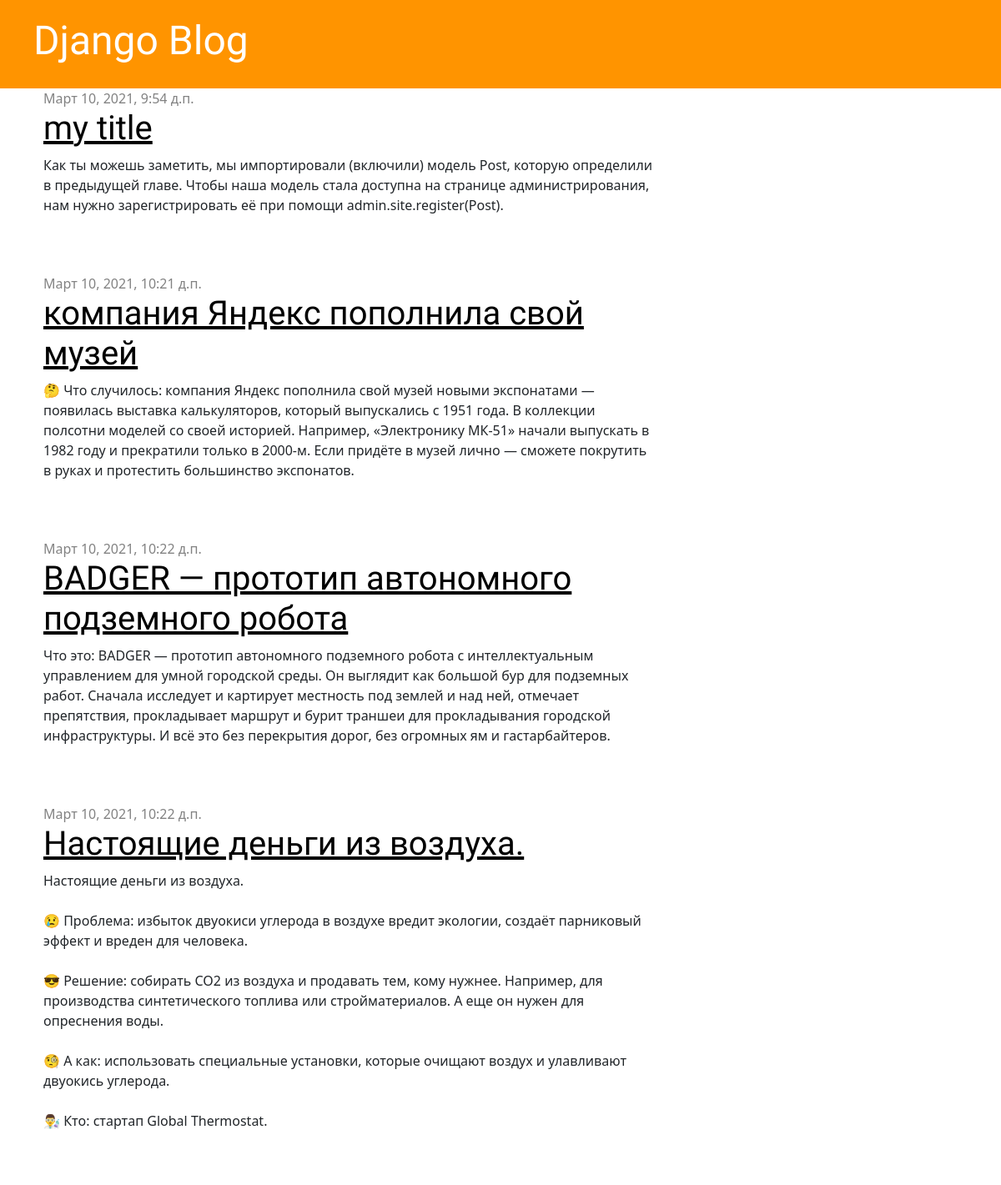
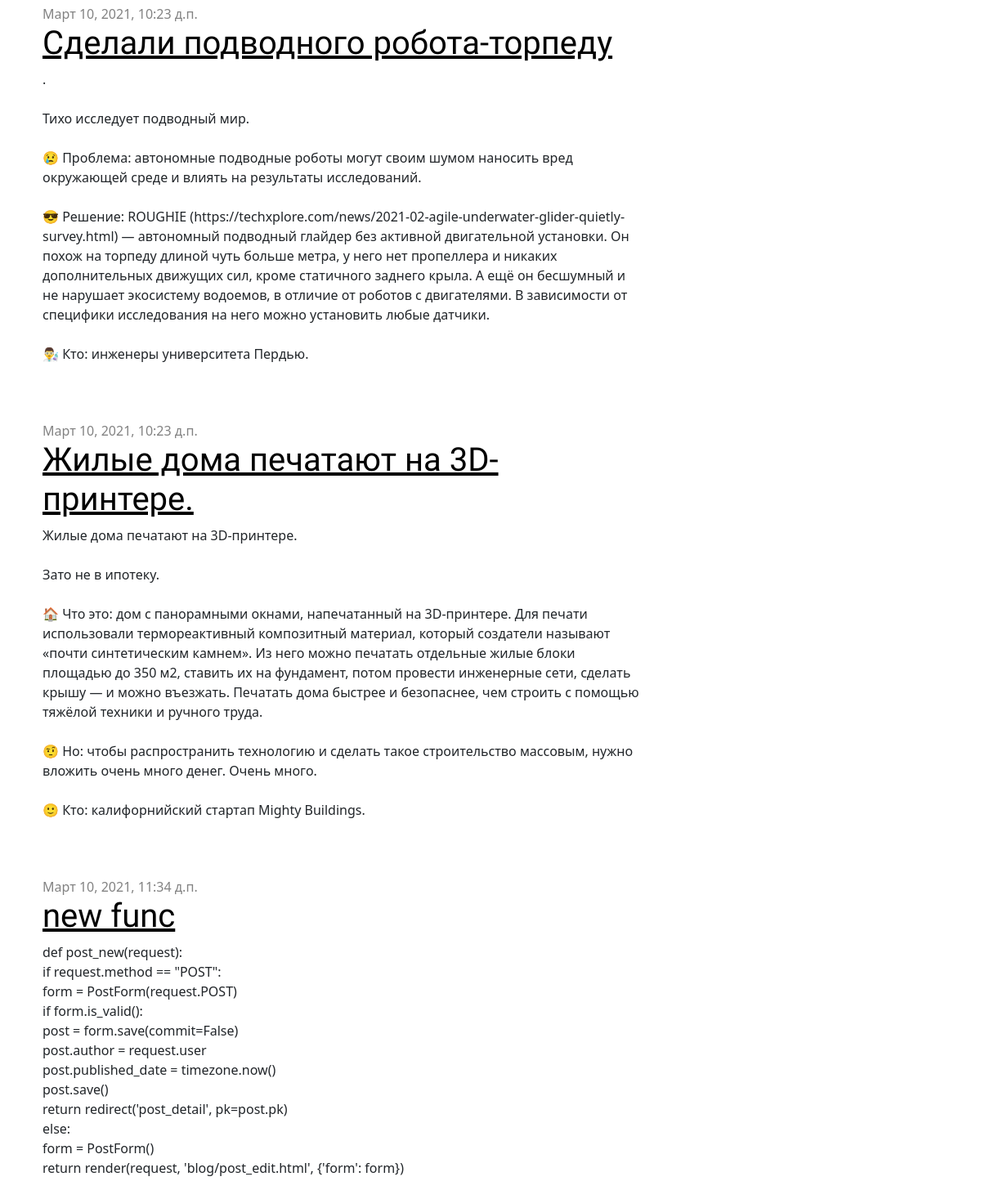
The page / on the database its author committed (2 pictures, top to bottom).
### blog/models.py (models this page shows, shortened)
class Post(models.Model):
    author = models.ForeignKey(settings.AUTH_USER_MODEL, on_delete=models.CASCADE)
    title = models.CharField(max_length=200)
    text = models.TextField()
    created_date = models.DateTimeField(default=timezone.now)
    published_date = models.DateTimeField(blank=True, null=True)

### blog/views.py (the view)
# urls.py: path('', post_list, name='post_list'),
def post_list(request):
    posts = Post.objects.filter(published_date__lte=timezone.now()).order_by('published_date')
    return render(request, 'blog/post_list.html', {'posts': posts})

### blog/templates/blog/post_list.html
{% extends 'blog/base.html' %}
{% block content %}
{% for post in posts %}
    <div class="post">
        <div class="date">
            {{ post.published_date }}
        </div>
        <h1><a href="{% url 'post_detail' pk=post.pk %}">{{ post.title }}</a></h1>
        <p>{{ post.text|linebreaksbr }}</p>
    </div>
{% endfor %}
{% endblock %}

### blog/templates/blog/base.html (shortened to what this page needs)
{% load static %}
<html>
    <head>
        <link href="https://cdn.jsdelivr.net/npm/bootstrap@5.0.0-beta2/dist/css/bootstrap.min.css" rel="stylesheet">
        <link rel="stylesheet" href="{% static 'css/blog.css' %}">
    </head>
    <body>
        <div class="page-header">
            <h1><a href="/">Django Blog</a></h1>
        </div>
        <div class="content container">
            <div class="row">
                <div class="col-md-8">
                    {% block content %}
                    {% endblock %}
                </div>
            </div>
        </div>
    </body>
</html>

### rows shown on the page
Post: published_date "Март 10, 2021, 9:54 д.п.", title "my title", text "Как ты можешь заметить, мы импортировали (включили) модель Post, которую определили в предыдущей главе. Чтобы наша модель стала доступна на странице администрирования, нам нужно зарегистрировать её при помощи admin.site.register(Post)."
Post: published_date "Март 10, 2021, 10:21 д.п.", title "компания Яндекс пополнила свой музей", text "🤔 Что случилось: компания Яндекс пополнила свой музей новыми экспонатами — появилась выставка калькуляторов, который выпускались с 1951 года. В коллекции полсотни моделей со своей историей. Например, «Электронику МК-51» начали выпускать в 1982 году и прекратили только в 2000-м. Если придёте в музей лично — сможете покрутить в руках и протестить большинство экспонатов."
Post: published_date "Март 10, 2021, 10:22 д.п.", title "BADGER — прототип автономного подземного робота", text "Что это: BADGER — прототип автономного подземного робота с интеллектуальным управлением для умной городской среды. Он выглядит как большой бур для подземных работ. Сначала исследует и картирует местность под землей и над ней, отмечает препятствия, прокладывает маршрут и бурит траншеи для прокладывания городской инфраструктуры. И всё это без перекрытия дорог, без огромных ям и гастарбайтеров."
Post: published_date "Март 10, 2021, 10:22 д.п.", title "Настоящие деньги из воздуха.", text "Настоящие деньги из воздуха. 😢 Проблема: избыток двуокиси углерода в воздухе вредит экологии, создаёт парниковый эффект и вреден для человека. 😎 Решение: собирать CO2 из воздуха и продавать тем, кому нужнее. Например, для производства синтетического топлива или стройматериалов. А еще он нужен для опреснения воды. 🧐 А как: использовать специальные установки, которые очищают воздух и улавливают двуокись углерода. 👨‍🔬 Кто: стартап Global Thermostat."
Post: published_date "Март 10, 2021, 10:23 д.п.", title "Сделали подводного робота-торпеду", text ". Тихо исследует подводный мир. 😢 Проблема: автономные подводные роботы могут своим шумом наносить вред окружающей среде и влиять на результаты исследований. 😎 Решение: ROUGHIE (https://techxplore.com/news/2021-02-agile-underwater-glider-quietly-survey.html) — автономный подводный глайдер без активной двигательной установки. Он похож на торпеду длиной чуть больше метра, у него нет пропеллера и никаких дополнительных движущих сил, кроме статичного заднего крыла. А ещё он бесшумный и не нарушает экосистему водоемов, в отличие от роботов с двигателями. В зависимости от специфики исследования на него можно установить любые датчики. 👨‍🔬 Кто: инженеры университета Пердью."
Post: published_date "Март 10, 2021, 10:23 д.п.", title "Жилые дома печатают на 3D-принтере.", text "Жилые дома печатают на 3D-принтере. Зато не в ипотеку. 🏠 Что это: дом с панорамными окнами, напечатанный на 3D-принтере. Для печати использовали термореактивный композитный материал, который создатели называют «почти синтетическим камнем». Из него можно печатать отдельные жилые блоки площадью до 350 м2, ставить их на фундамент, потом провести инженерные сети, сделать крышу — и можно въезжать. Печатать дома быстрее и безопаснее, чем строить с помощью тяжёлой техники и ручного труда. 🤨 Но: чтобы распространить технологию и сделать такое строительство массовым, нужно вложить очень много денег. Очень много. 🙂 Кто: калифорнийский стартап Mighty Buildings."
Post: published_date "Март 10, 2021, 11:34 д.п.", title "new func", text "def post_new(request): if request.method == \"POST\": form = PostForm(request.POST) if form.is_valid(): post = form.save(commit=False) post.author = request.user post.published_date = timezone.now() post.save() return redirect('post_detail', pk=post.pk) else: form = PostForm() return render(request, 'blog/post_edit.html', {'form': form})"
